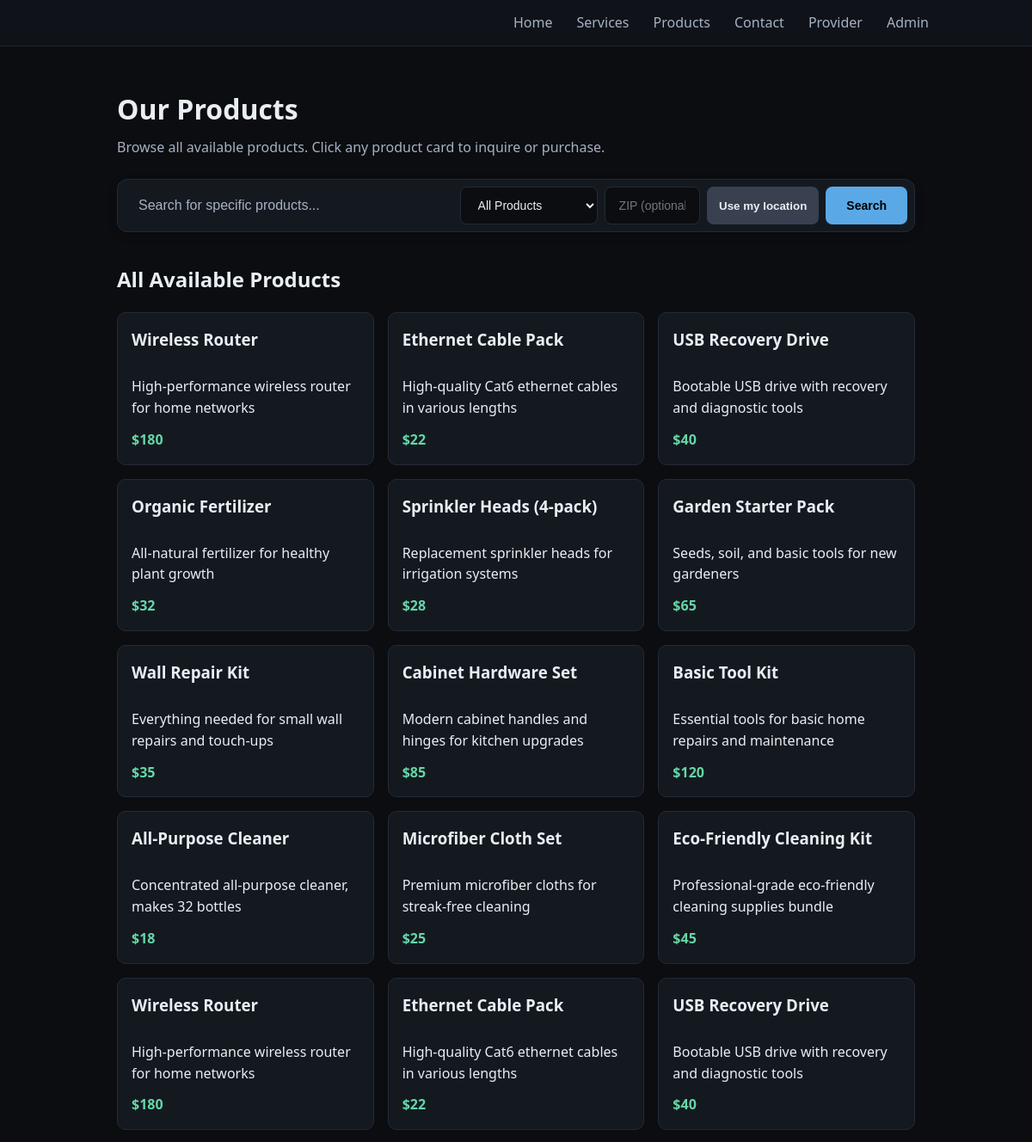
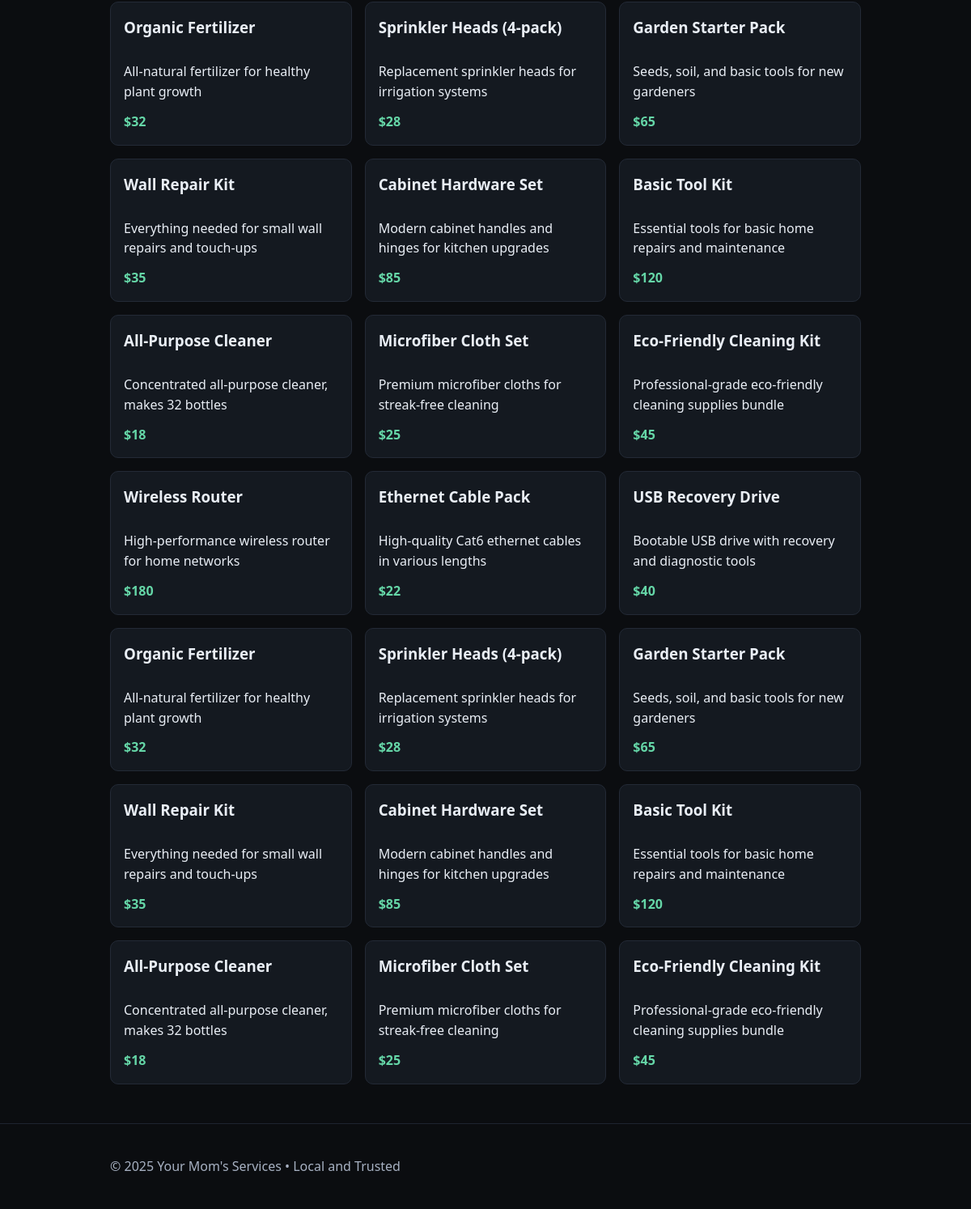
Page /products on the committed database (2 pictures, top to bottom).
### tables this page shows
CREATE TABLE products (
              id INTEGER PRIMARY KEY AUTOINCREMENT,
              title TEXT NOT NULL,
              description TEXT,
              price TEXT,
              provider_id INTEGER NOT NULL DEFAULT 0,
              active INTEGER NOT NULL DEFAULT 1,
              created_at TEXT NOT NULL
            );

### app.py (the view, shortened to what this page needs)
    @app.route("/products")
    def products():
        search_query = request.args.get('q', '').strip()
        filter_type = request.args.get('filter', 'all')  # all, best_price, by_provider
        zip_param = (request.args.get('zip', '') or '').strip()
        with closing(get_db()) as db:
            cur = db.cursor()
            base_query = (
                "SELECT p.id, p.title, p.description, p.price, p.provider_id, "
                "prov.business_name as provider_business_name, prov.base_zip as provider_base_zip "
                "FROM products p "
                "LEFT JOIN providers prov ON p.provider_id = prov.id "
                "WHERE p.active = 1"
            )
            params = []
            if search_query:
                base_query += " AND (LOWER(p.title) LIKE LOWER(?) OR LOWER(p.description) LIKE LOWER(?) OR LOWER(prov.business_name) LIKE LOWER(?) OR LOWER(prov.first_name) LIKE LOWER(?))"
                search_param = f"%{search_query}%"
                params.extend([search_param, search_param, search_param, search_param])
            if filter_type == 'best_price':
                base_query += " ORDER BY CASE WHEN p.price LIKE '$%' THEN CAST(SUBSTR(p.price, 2, INSTR(p.price || '-', '-') - 2) AS INTEGER) ELSE 999999 END ASC, p.created_at DESC"
            elif filter_type == 'by_provider':
                base_query += " ORDER BY COALESCE(prov.business_name, 'Independent Contributor'), p.title ASC"
            else:
                base_query += " ORDER BY p.created_at DESC"
            cur.execute(base_query, params)
            products_raw = cur.fetchall()
            allowed_provider_ids = None
            applied_zip = None
            products_list = []
            for row in products_raw:
                if allowed_provider_ids is not None and row["provider_id"] not in allowed_provider_ids:
                    continue
                products_list.append({
                    'id': row['id'],
                    'title': row['title'],
                    'description': row['description'],
                    'price': row['price'],
                    'provider_id': row['provider_id'],
                    'provider_business_name': row['provider_business_name']
                })
            cur.execute("SELECT first_name, business_name FROM profile WHERE id = 1")
            profile_row = cur.fetchone()
            profile = {
                "first_name": profile_row["first_name"] if profile_row else "",
                "business_name": profile_row["business_name"] if profile_row else ""
            }
        return render_template(
            "products.html",
            products=products_list,
            profile=profile,
            search_query=search_query,
            filter_type=filter_type,
            applied_zip=(applied_zip if 'applied_zip' in locals() else (zip_param if zip_param else None)),
            title="All Products",
        )

### app.py (called while the page is built)
def get_db():
    conn = sqlite3.connect(DB_PATH)
    conn.row_factory = sqlite3.Row
    return conn

### templates/products.html (shortened to what this page needs)
{% extends "base.html" %}
{% block content %}
<section class="hero">
  <h1>Our Products</h1>
  <p>Browse all available products. Click any product card to inquire or purchase.</p>
  <form method="get" action="{{ url_for('products') }}" class="hero-search">
    <div class="search-container">
      <input type="search"
             name="q"
             value="{{ search_query or '' }}"
             placeholder="Search for specific products..."
             class="search-input">
      <select name="filter" class="search-filter">
        <option value="all" {{ 'selected' if filter_type == 'all' else '' }}>All Products</option>
      </select>
      <input type="text"
             name="zip"
             class="search-filter"
             placeholder="ZIP (optional)"
             inputmode="numeric"
             pattern="\d{5}"
             maxlength="5"
             title="Enter a 5-digit ZIP code"
             value="{{ applied_zip or '' }}">
      <button type="button" id="useLocationBtn" class="btn secondary">Use my location</button>
      <button type="submit" class="search-btn">Search</button>
    </div>
  </form>
</section>
<section>
  <h2>All Available Products</h2>
  <div class="cards">
    {% for p in products %}
      {% set poster = p['provider_business_name'] or profile.first_name %}
      <a href="{{ url_for('contact') }}?service={{ p['title']|urlencode }}{% if poster %}&poster={{ poster|urlencode }}{% endif %}" class="card-link">
        <div class="card clickable">
          <h3>
            {{ p['title'] }}
          </h3>
          <p>{{ p['description'] or '' }}</p>
          {% if p['price'] %}<p class="price">{{ p['price'] }}</p>{% endif %}
        </div>
      </a>
    {% else %}
      <p>No products available at this time. Please check back soon!</p>
    {% endfor %}
  </div>
</section>
{% endblock %}

### static/styles.css (style rules this page uses)
:root { --bg: #0b0d10; --panel: #141920; --text: #e9eef5; --muted: #a7b1c2; --accent: #5aa9e6; --accent-2: #9cd3f7; --danger: #e35d6a; --ok: #65d6a7; --warn: #f5a623; }
* { box-sizing: border-box; }
body { margin: 0; font-family: system-ui, -apple-system, Segoe UI, Roboto, Arial, sans-serif; background: var(--bg); color: var(--text); line-height: 1.55; }
.hero { padding: 48px 0 16px; }
.hero h1 { margin: 0 0 8px; font-size: 32px; }
.hero p { margin: 0 0 16px; color: var(--muted); }
.hero-search { max-width: 100%; width: 100%; margin: 24px auto 0; }
.search-container { display: flex; gap: 8px; background: var(--panel); border: 1px solid #232a36; border-radius: 12px; padding: 8px; box-shadow: 0 4px 12px rgba(0, 0, 0, 0.15); }
.search-input { flex: 2 1 420px; background: transparent; border: none; padding: 12px 16px; color: var(--text); font-size: 16px; outline: none; }
.search-input::placeholder { color: var(--muted); }
.search-filter { background: var(--bg); border: 1px solid #232a36; border-radius: 8px; padding: 12px 16px; color: var(--text); font-size: 14px; min-width: 160px; cursor: pointer; }
.search-filter[name="zip"] { min-width: 100px; width: 120px; }
#useLocationBtn { padding: 10px 14px; white-space: nowrap; }
.search-btn { background: var(--accent); color: #000; border: none; padding: 12px 24px; border-radius: 8px; font-size: 14px; font-weight: 600; cursor: pointer; transition: all 0.2s ease; }
.btn { display: inline-block; padding: 10px 16px; background: var(--accent); color: #071019; border-radius: 8px; text-decoration: none; font-weight: 600; border: 0; cursor: pointer; }
.btn.secondary { background: #39404f; color: var(--text); }
.cards { display: grid; grid-template-columns: repeat(auto-fill, minmax(260px, 1fr)); gap: 16px; align-items: stretch; }
.card { background: var(--panel); padding: 16px; border-radius: 10px; border: 1px solid #232a36; height: 100%; display: flex; flex-direction: column; }
.card h3 { margin-top: 0; margin-bottom: 12px; }
.card p { flex-grow: 1; margin-bottom: 12px; }
.card .price { font-weight: 700; color: var(--ok); margin-top: auto; margin-bottom: 0; }
.card.clickable { transition: all 0.2s ease; cursor: pointer; }
.card-link { text-decoration: none; color: inherit; display: block; }

### rows in the picture
products: title "Wireless Router", description "High-performance wireless router for home networks", price "$180"
products: title "Ethernet Cable Pack", description "High-quality Cat6 ethernet cables in various lengths", price "$22"
products: title "USB Recovery Drive", description "Bootable USB drive with recovery and diagnostic tools", price "$40"
products: title "Organic Fertilizer", description "All-natural fertilizer for healthy plant growth", price "$32"
products: title "Sprinkler Heads (4-pack)", description "Replacement sprinkler heads for irrigation systems", price "$28"
products: title "Garden Starter Pack", description "Seeds, soil, and basic tools for new gardeners", price "$65"
products: title "Wall Repair Kit", description "Everything needed for small wall repairs and touch-ups", price "$35"
products: title "Cabinet Hardware Set", description "Modern cabinet handles and hinges for kitchen upgrades", price "$85"
products: title "Basic Tool Kit", description "Essential tools for basic home repairs and maintenance", price "$120"
products: title "All-Purpose Cleaner", description "Concentrated all-purpose cleaner, makes 32 bottles", price "$18"
products: title "Microfiber Cloth Set", description "Premium microfiber cloths for streak-free cleaning", price "$25"
products: title "Eco-Friendly Cleaning Kit", description "Professional-grade eco-friendly cleaning supplies bundle", price "$45"
products: title "Wireless Router", description "High-performance wireless router for home networks", price "$180"
products: title "Ethernet Cable Pack", description "High-quality Cat6 ethernet cables in various lengths", price "$22"
products: title "USB Recovery Drive", description "Bootable USB drive with recovery and diagnostic tools", price "$40"
products: title "Organic Fertilizer", description "All-natural fertilizer for healthy plant growth", price "$32"
products: title "Sprinkler Heads (4-pack)", description "Replacement sprinkler heads for irrigation systems", price "$28"
products: title "Garden Starter Pack", description "Seeds, soil, and basic tools for new gardeners", price "$65"
products: title "Wall Repair Kit", description "Everything needed for small wall repairs and touch-ups", price "$35"
products: title "Cabinet Hardware Set", description "Modern cabinet handles and hinges for kitchen upgrades", price "$85"
products: title "Basic Tool Kit", description "Essential tools for basic home repairs and maintenance", price "$120"
products: title "All-Purpose Cleaner", description "Concentrated all-purpose cleaner, makes 32 bottles", price "$18"
products: title "Microfiber Cloth Set", description "Premium microfiber cloths for streak-free cleaning", price "$25"
products: title "Eco-Friendly Cleaning Kit", description "Professional-grade eco-friendly cleaning supplies bundle", price "$45"
products: title "Wireless Router", description "High-performance wireless router for home networks", price "$180"
products: title "Ethernet Cable Pack", description "High-quality Cat6 ethernet cables in various lengths", price "$22"
products: title "USB Recovery Drive", description "Bootable USB drive with recovery and diagnostic tools", price "$40"
products: title "Organic Fertilizer", description "All-natural fertilizer for healthy plant growth", price "$32"
products: title "Sprinkler Heads (4-pack)", description "Replacement sprinkler heads for irrigation systems", price "$28"
products: title "Garden Starter Pack", description "Seeds, soil, and basic tools for new gardeners", price "$65"
products: title "Wall Repair Kit", description "Everything needed for small wall repairs and touch-ups", price "$35"
products: title "Cabinet Hardware Set", description "Modern cabinet handles and hinges for kitchen upgrades", price "$85"
products: title "Basic Tool Kit", description "Essential tools for basic home repairs and maintenance", price "$120"
products: title "All-Purpose Cleaner", description "Concentrated all-purpose cleaner, makes 32 bottles", price "$18"
products: title "Microfiber Cloth Set", description "Premium microfiber cloths for streak-free cleaning", price "$25"
products: title "Eco-Friendly Cleaning Kit", description "Professional-grade eco-friendly cleaning supplies bundle", price "$45"

### other values in the picture
{{ profile.business_name or "Your Mom's Services" }} "Your Mom's Services"
